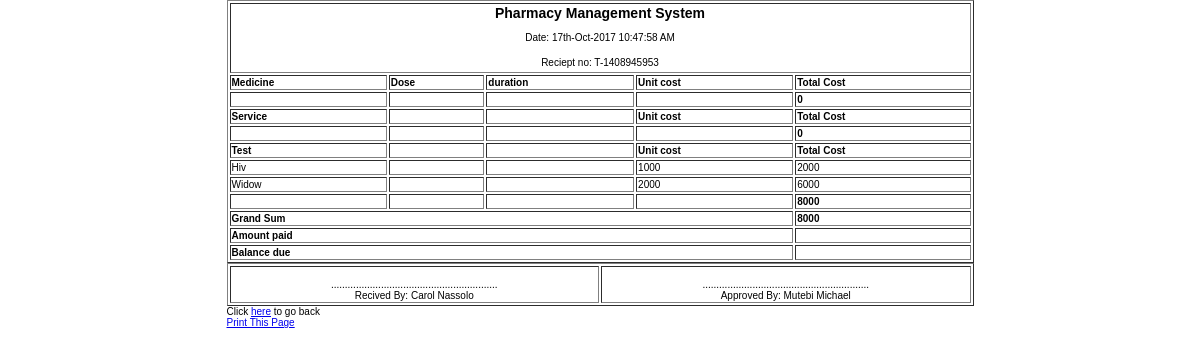
/reciept.php?transaction_no=T-1408945953 (signed in), run on the app's committed database.
### tables this page shows
CREATE TABLE IF NOT EXISTS `test_sales` (
  `id` int(11) NOT NULL AUTO_INCREMENT,
  `transaction_no` varchar(20) NOT NULL,
  `test` varchar(50) NOT NULL,
  `unit_cost` int(11) NOT NULL,
  `quantity` int(11) NOT NULL,
  `datetime` datetime NOT NULL,
  `client_id` int(11) NOT NULL,
  `client_name` varchar(50) NOT NULL,
  `staff_id` int(11) NOT NULL,
  `staff_name` varchar(50) NOT NULL,
  PRIMARY KEY (`id`)
);

### reciept.php (the view, shortened to what this page needs)
<?php require_once("includes/functions.php");?>
<?php
if(isset($_GET['transaction_no'])){
	$transaction_no = $_GET['transaction_no'];
}
$query = "SELECT * FROM test_sales WHERE transaction_no = '".$transaction_no."'";
$test_result = mysql_query($query, $connection);
$sql = "SELECT * FROM credit WHERE transaction_no = '".$transaction_no."'";
$result_credit = mysql_query($sql, $connection);
?>
<!DOCTYPE html PUBLIC "-//W3C//DTD XHTML 1.0 Transitional//EN" "http://www.w3.org/TR/xhtml1/DTD/xhtml1-transitional.dtd">
<html xmlns="http://www.w3.org/1999/xhtml">
<head>
</head>
<body>
<div id="outerwrapper">
<div id="slip">
<table width="747" border="1">
  <tr>
    <td colspan="5" align="center"><span class="text">Pharmacy Management System</span><br />
      <br />
      Date: <?php echo date("jS-M-Y h:i:s A");?><br />
      <br />
      <table width="200" border="0">
        <tr>
          <td align="center">Reciept no: <?php echo $transaction_no;?></td>
        </tr>
      </table></td>
    </tr>
  <tr>
    <td><strong>Medicine</strong></td>
    <td><strong>Dose</strong></td>
    <td><strong>duration</strong></td>
    <td><strong>Unit cost</strong></td>
    <td><strong>Total Cost</strong></td>
  </tr>
   <?php
   $sum = 0;
   $grand_sum = 0;
   $grand_sum = $grand_sum+$sum;
  ?>
  <tr>
    <td><strong></strong></td>
    <td><strong></strong></td>
    <td><strong></strong></td>
    <td><strong></strong></td>
    <td><strong><?php echo $sum;?></strong></td>
  </tr>
  <tr>
    <td><strong>Service</strong></td>
    <td><strong></strong></td>
    <td><strong></strong></td>
    <td><strong>Unit cost</strong></td>
    <td><strong>Total Cost</strong></td>
  </tr>
   <?php
   $sum = 0;
   $grand_sum = $grand_sum+$sum;
  ?>
  <tr>
    <td><strong></strong></td>
    <td><strong></strong></td>
    <td><strong></strong></td>
    <td><strong></strong></td>
    <td><strong><?php echo $sum;?></strong></td>
  </tr>
   <tr>
    <td><strong>Test</strong></td>
    <td><strong></strong></td>
    <td><strong></strong></td>
    <td><strong>Unit cost</strong></td>
    <td><strong>Total Cost</strong></td>
  </tr>
   <?php
   $sum = 0;
   while($tests = mysql_fetch_array($test_result)){
	$test = $tests['test'];
	$unit_cost = $tests['unit_cost'];
	$quantity = $tests['quantity'];
	$client_name = $tests['client_name'];
	$staff_name = $tests['staff_name'];
	$total = $unit_cost*$quantity;
   echo "
   <tr>
    <td>".$test."</td>
    <td></td>
    <td></td>
     <td>".$unit_cost."</td>
    <td>".$total."</td>
  </tr>";
  $sum = $sum+$total;
   }
   $grand_sum = $grand_sum+$sum;
  ?>
  <tr>
    <td><strong></strong></td>
    <td><strong></strong></td>
    <td><strong></strong></td>
    <td><strong></strong></td>
    <td><strong><?php echo $sum;?></strong></td>
  </tr>
  <?php
  $credit = mysql_fetch_array($result_credit)
  ?>
   <tr>
    <td colspan="4"><strong>Grand Sum</strong></td>
    <td><strong><?php echo $grand_sum;?></strong></td>
  </tr>
   <tr>
    <td colspan="4"><strong>Amount paid</strong></td>
    <td><strong><?php echo $credit['amount_paid'];?></strong></td>
  </tr>
   <tr>
    <td colspan="4"><strong>Balance due</strong></td>
    <td><strong><?php echo $credit['balance'];?></strong></td>
  </tr>
</table>
<table width="747" border="1" align="center">
  <tr>
    <td align="center"><br />
      ............................................................<br />
      Recived By: <?php echo $client_name;?></td>
    <td align="center"><br />
      ............................................................<br />
      Approved By: <?php echo $staff_name;?></td>
  </tr>
  </table>
Click <a href="sale.php?new_sale=true">here</a> to go back<br />
<a href="javascript:self.print()">Print This Page</a> <br />
</div>
</div>
</body>
</html>

### reciept.php (style rules this page uses)
body, html { margin:0; padding:0; font-family:"Lucida Sans Unicode", "Lucida Grande", sans-serif; font-size:11px; background-color:#fff; }
#outerwrapper { width:800px; height:auto; margin:auto; }
#slip { width:747px; height:auto; margin:auto; font-size: x-small; }
.text { font-size:14px; font-family:Tahoma, Geneva, sans-serif; font-weight:bold; }

### data on the page
test_sales: test "Hiv", unit_cost "1000", total "2000"
test_sales: test "Widow", unit_cost "2000", total "6000", client_name "Carol Nassolo", staff_name "Mutebi Michael"

### other printed values
$transaction_no "T-1408945953"
$sum "0"
$sum "8000"
$grand_sum "8000"
